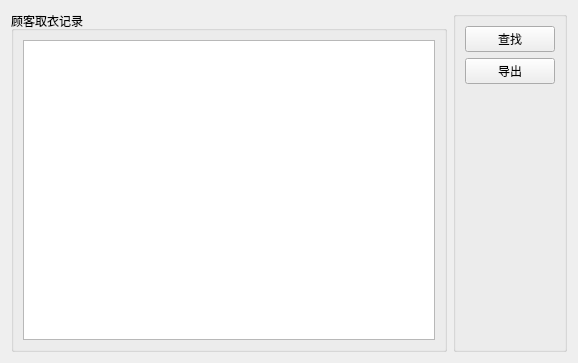
<?xml version="1.0" encoding="UTF-8"?>
<ui version="4.0">
 <class>Out</class>
 <widget class="QWidget" name="Out">
  <property name="geometry">
   <rect>
    <x>0</x>
    <y>0</y>
    <width>578</width>
    <height>363</height>
   </rect>
  </property>
  <property name="windowTitle">
   <string>Form</string>
  </property>
  <layout class="QGridLayout" name="gridLayout_4">
   <item row="0" column="0">
    <widget class="QGroupBox" name="groupBox">
     <property name="sizePolicy">
      <sizepolicy hsizetype="Expanding" vsizetype="Expanding">
       <horstretch>0</horstretch>
       <verstretch>0</verstretch>
      </sizepolicy>
     </property>
     <property name="title">
      <string>顾客取衣记录</string>
     </property>
     <layout class="QGridLayout" name="gridLayout_3">
      <item row="0" column="0">
       <widget class="QTableView" name="tableView"/>
      </item>
     </layout>
    </widget>
   </item>
   <item row="0" column="1">
    <widget class="QGroupBox" name="groupBox_2">
     <property name="sizePolicy">
      <sizepolicy hsizetype="Preferred" vsizetype="Preferred">
       <horstretch>0</horstretch>
       <verstretch>0</verstretch>
      </sizepolicy>
     </property>
     <property name="title">
      <string/>
     </property>
     <layout class="QGridLayout" name="gridLayout_2">
      <item row="0" column="0">
       <layout class="QGridLayout" name="gridLayout">
        <item row="0" column="0">
         <widget class="QPushButton" name="button_find">
          <property name="sizePolicy">
           <sizepolicy hsizetype="Maximum" vsizetype="Fixed">
            <horstretch>0</horstretch>
            <verstretch>0</verstretch>
           </sizepolicy>
          </property>
          <property name="minimumSize">
           <size>
            <width>90</width>
            <height>25</height>
           </size>
          </property>
          <property name="text">
           <string>查找</string>
          </property>
         </widget>
        </item>
        <item row="1" column="0">
         <widget class="QPushButton" name="button_out">
          <property name="sizePolicy">
           <sizepolicy hsizetype="Maximum" vsizetype="Fixed">
            <horstretch>0</horstretch>
            <verstretch>0</verstretch>
           </sizepolicy>
          </property>
          <property name="minimumSize">
           <size>
            <width>90</width>
            <height>25</height>
           </size>
          </property>
          <property name="text">
           <string>导出</string>
          </property>
         </widget>
        </item>
        <item row="2" column="0">
         <spacer name="verticalSpacer">
          <property name="orientation">
           <enum>Qt::Vertical</enum>
          </property>
          <property name="sizeHint" stdset="0">
           <size>
            <width>20</width>
            <height>228</height>
           </size>
          </property>
         </spacer>
        </item>
       </layout>
      </item>
     </layout>
    </widget>
   </item>
  </layout>
 </widget>
 <resources/>
 <connections/>
</ui>
